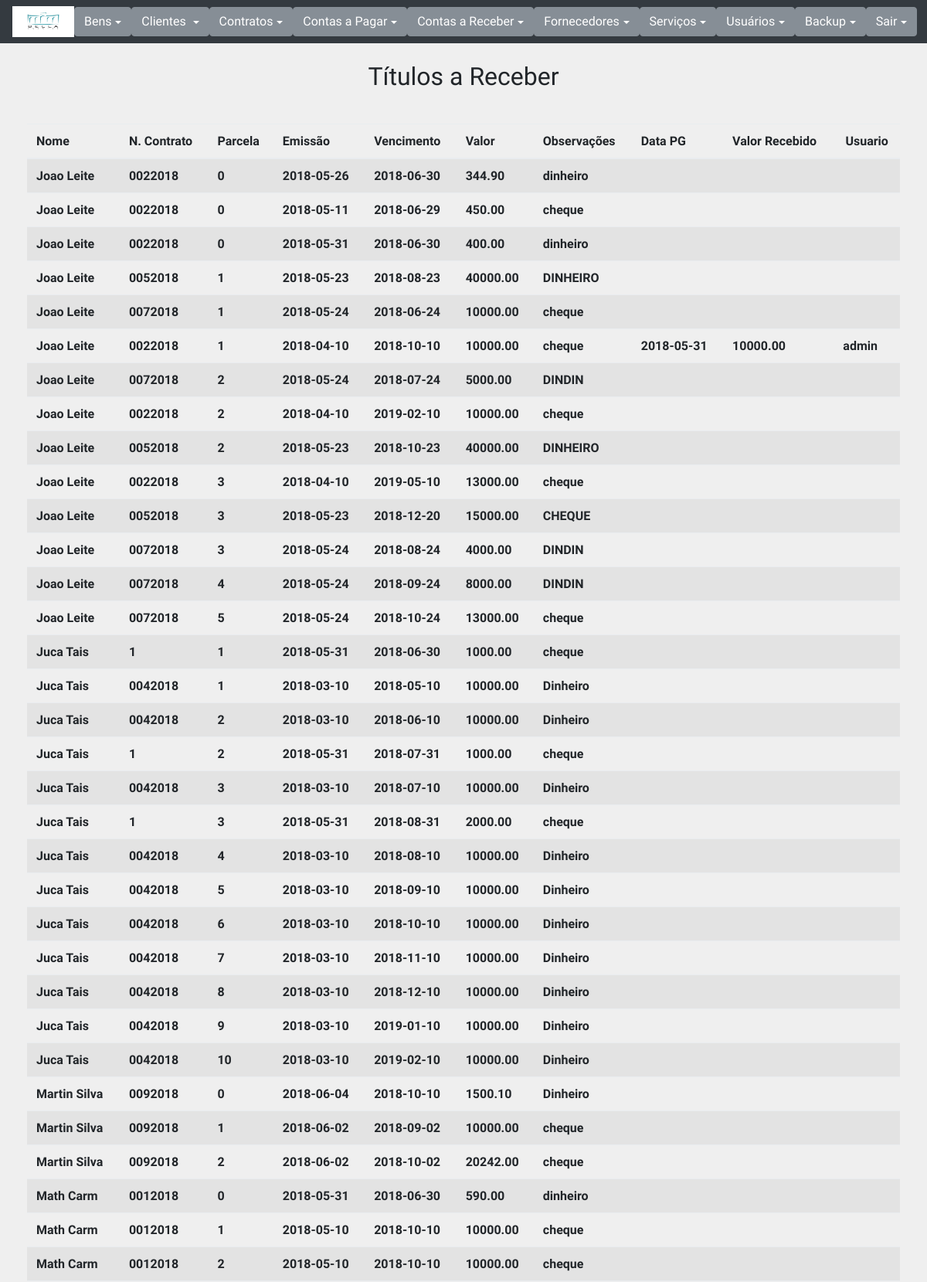
Screenshot of /listarTitulos.php (signed in, upper part) with the database file from the repository.
### tables this page shows
CREATE TABLE `parcelas` (
  `registro` int(11) NOT NULL AUTO_INCREMENT,
  `numcont` varchar(12) NOT NULL,
  `parcela` int(11) NOT NULL,
  `dataemissao` date NOT NULL,
  `datavenc` date NOT NULL,
  `valorparc` double(10,2) NOT NULL,
  `formapg` varchar(20) NOT NULL,
  `datapg` date DEFAULT NULL,
  `valorreb` double(10,2) DEFAULT NULL,
  `userid` int(11) DEFAULT NULL,
  PRIMARY KEY (`registro`),
  KEY `parcelas_contrato_fk` (`numcont`),
  KEY `parcelas_user_fk` (`userid`),
  CONSTRAINT `parcelas_contrato_fk` FOREIGN KEY (`numcont`) REFERENCES `contrato` (`num`),
  CONSTRAINT `parcelas_user_fk` FOREIGN KEY (`userid`) REFERENCES `usuario` (`id`)
);

CREATE TABLE `cliente` (
  `id` int(11) NOT NULL AUTO_INCREMENT,
  `nome` varchar(50) NOT NULL,
  `profissao` varchar(35) NOT NULL,
  `rg` varchar(7) NOT NULL,
  `cpf` varchar(11) NOT NULL,
  `fone1` varchar(15) NOT NULL,
  `fone2` varchar(15) NOT NULL,
  `email` varchar(80) NOT NULL,
  `cep` int(11) NOT NULL,
  `logradouro` varchar(60) NOT NULL,
  `numero` int(11) NOT NULL,
  `complemento` varchar(60) DEFAULT NULL,
  `bairro` varchar(40) NOT NULL,
  `cidade` varchar(50) NOT NULL,
  PRIMARY KEY (`id`)
);

CREATE TABLE `usuario` (
  `id` int(11) NOT NULL AUTO_INCREMENT,
  `login` varchar(20) NOT NULL,
  `nome` varchar(50) NOT NULL,
  `senha` varchar(80) NOT NULL,
  `tipo` char(1) NOT NULL,
  PRIMARY KEY (`id`),
  UNIQUE KEY `login` (`login`)
);

### listarTitulos.php (the view, shortened to what this page needs)
<?php
require "connect.php";
if(empty($_COOKIE['gerapdf'])){
	if (empty($_POST['nome'])){
		$nome = "1";
	}else{
		$auxnome = $_POST['nome'];
		$nome =" c.nome like '%$auxnome%'";
	}
	if(empty($_POST['num_cont'])){
		$num ="";
	}else{
		$auxnum = $_POST['num_cont'];
		$num ="and p.numcont = $auxnum";
	}
	if(empty($_POST['opcao'])){
		$opcao = " ";
		$auxop2 = 'todos';
	}
	if(empty($_POST['venc_datainicial'])){
		$venc1 = '1900-01-01';
	}else{
		$venc1 = $_POST['venc_datainicial'];
	}
	if(empty($_POST['venc_datafinal'])){
		$venc2 = '2999-12-31';
	}else{
		$venc2 = $_POST['venc_datafinal'];
	}
	$vencimento = "and p.datavenc between '$venc1' and '$venc2'";
	if(empty($_POST['emissao_datainicial'])){
		$emi1 = '1900-01-01';
	}else{
		$emi1 = $_POST['emissao_datainicial'];
	}
	if(empty($_POST['emissao_datafinal'])){
		$emi2 = '2999-12-31';
	}else{
		$emi2 = $_POST['emissao_datafinal'];
	}
	$emissao = "and p.dataemissao between '$emi1' and '$emi2'";
	if(empty($_POST['ord'])){
		$ord = " order by c.nome,p.parcela";
	}
	$allvar ="$nome $num $opcao $vencimento $emissao $ord";
}else{
	$allvar = $_COOKIE['gerapdf'];
	$auxop2 = $_COOKIE['op2'];
}
require "modelo.php";
?>
<div align="center"><h2>Títulos a Receber<br><br></h2></div>
<div class='table-responsive col-md-12'>
        <table class='table table-striped'>
            <thead>
                <tr>
<?php
					echo "<th>Nome</th>";
                    echo "<th>N. Contrato</th>";
					echo "<th>Parcela</th>";
					echo "<th>Emissão</th>";
					echo "<th>Vencimento</th>";
					echo "<th>Valor</th>";
					echo "<th>Observações</th>";
                    if($auxop2=='abertos'){
						echo "<th class='actions text-center'>Ação</th>";
					}elseif($auxop2=='baixados'){
						echo "<th>Data PG</th>";
						echo "<th>Valor Recebido</th>";
						echo "<th class='actions text-center'>Usuario</th>";
						echo "<th class='actions text-center'>Ação</th>";
					}elseif($auxop2=='todos'){
						echo "<th>Data PG</th>";
						echo "<th>Valor Recebido</th>";
						echo "<th class='actions text-center'>Usuario</th>";
					}
?>
                </tr>
            </thead>
    </div>
	<tbody>
<?php
		$sql ="select p.registro as registro, c.nome as nome, p.numcont as numcont, p.parcela as parcela, p.valorparc as valorparc, p.dataemissao as dataemissao, p.datavenc as datavenc, p.formapg as formapg, p.datapg as datapg, p.valorreb as valorreb, u.nome as usuario from parcelas p inner join contrato con on p.numcont = con.num inner join cliente c on c.id = con.idcliente left join usuario u on p.userid=u.id where $allvar ";
		$resultado = $con->prepare($sql);
		$resultado->execute();
        while ($row = $resultado->fetchObject()) {
            $id=$row->registro;
            echo "<tr>";
            echo "<td><b>{$row->nome}</b></td>";
			echo "<td><b>{$row->numcont}</b></td>";
			echo "<td><b>{$row->parcela}</b></td>";
			echo "<td><b>{$row->dataemissao}</b></td>";
			echo "<td><b>{$row->datavenc}</b></td>";
			echo "<td><b>{$row->valorparc}</b></td>";
			echo "<td><b>{$row->formapg}</b></td>";
            if($auxop2=='abertos'){
			echo "<td>
				<form name=baixa method='post' action='baixaTitulos.php'>
					<input type='hidden' name='baixatitulo' value='$id' />
					<input type='submit' onclick='confirmabaixa()' value='Baixar' />
				</form></td>
				";
			}elseif($auxop2=='todos'){
				echo "<td><b>{$row->datapg}</b></td>";
				echo "<td><b>{$row->valorreb}</b></td>";
				echo "<td><b>{$row->usuario}</b></td>";
			}
            echo "</tr>";
            }
?>
    </tbody>
</body>
</html>

### css/style.css (style rules this page uses)
html, body { background: #efefef; padding: 10px; font-family: 'Varela Round'; }

### css/nav.css (style rules this page uses)
body { min-height: 75rem; padding-top: 4.5rem; }

### rows the page displays
parcelas: cliente.nome "Joao Leite", numcont "0022018", parcela "0", dataemissao "2018-05-26", datavenc "2018-06-30", valorparc "344.90", formapg "dinheiro"
parcelas: cliente.nome "Joao Leite", numcont "0022018", parcela "0", dataemissao "2018-05-11", datavenc "2018-06-29", valorparc "450.00", formapg "cheque"
parcelas: cliente.nome "Joao Leite", numcont "0022018", parcela "0", dataemissao "2018-05-31", datavenc "2018-06-30", valorparc "400.00", formapg "dinheiro"
parcelas: cliente.nome "Joao Leite", numcont "0052018", parcela "1", dataemissao "2018-05-23", datavenc "2018-08-23", valorparc "40000.00", formapg "DINHEIRO"
parcelas: cliente.nome "Joao Leite", numcont "0072018", parcela "1", dataemissao "2018-05-24", datavenc "2018-06-24", valorparc "10000.00", formapg "cheque"
parcelas: cliente.nome "Joao Leite", numcont "0022018", parcela "1", dataemissao "2018-04-10", datavenc "2018-10-10", valorparc "10000.00", formapg "cheque", datapg "2018-05-31", valorreb "10000.00", userid.nome "admin"
parcelas: cliente.nome "Joao Leite", numcont "0072018", parcela "2", dataemissao "2018-05-24", datavenc "2018-07-24", valorparc "5000.00", formapg "DINDIN"
parcelas: cliente.nome "Joao Leite", numcont "0022018", parcela "2", dataemissao "2018-04-10", datavenc "2019-02-10", valorparc "10000.00", formapg "cheque"
parcelas: cliente.nome "Joao Leite", numcont "0052018", parcela "2", dataemissao "2018-05-23", datavenc "2018-10-23", valorparc "40000.00", formapg "DINHEIRO"
parcelas: cliente.nome "Joao Leite", numcont "0022018", parcela "3", dataemissao "2018-04-10", datavenc "2019-05-10", valorparc "13000.00", formapg "cheque"
parcelas: cliente.nome "Joao Leite", numcont "0052018", parcela "3", dataemissao "2018-05-23", datavenc "2018-12-20", valorparc "15000.00", formapg "CHEQUE"
parcelas: cliente.nome "Joao Leite", numcont "0072018", parcela "3", dataemissao "2018-05-24", datavenc "2018-08-24", valorparc "4000.00", formapg "DINDIN"
parcelas: cliente.nome "Joao Leite", numcont "0072018", parcela "4", dataemissao "2018-05-24", datavenc "2018-09-24", valorparc "8000.00", formapg "DINDIN"
parcelas: cliente.nome "Joao Leite", numcont "0072018", parcela "5", dataemissao "2018-05-24", datavenc "2018-10-24", valorparc "13000.00", formapg "cheque"
parcelas: cliente.nome "Juca Tais", numcont "1", parcela "1", dataemissao "2018-05-31", datavenc "2018-06-30", valorparc "1000.00", formapg "cheque"
parcelas: cliente.nome "Juca Tais", numcont "0042018", parcela "1", dataemissao "2018-03-10", datavenc "2018-05-10", valorparc "10000.00", formapg "Dinheiro"
parcelas: cliente.nome "Juca Tais", numcont "0042018", parcela "2", dataemissao "2018-03-10", datavenc "2018-06-10", valorparc "10000.00", formapg "Dinheiro"
parcelas: cliente.nome "Juca Tais", numcont "1", parcela "2", dataemissao "2018-05-31", datavenc "2018-07-31", valorparc "1000.00", formapg "cheque"
parcelas: cliente.nome "Juca Tais", numcont "0042018", parcela "3", dataemissao "2018-03-10", datavenc "2018-07-10", valorparc "10000.00", formapg "Dinheiro"
parcelas: cliente.nome "Juca Tais", numcont "1", parcela "3", dataemissao "2018-05-31", datavenc "2018-08-31", valorparc "2000.00", formapg "cheque"
parcelas: cliente.nome "Juca Tais", numcont "0042018", parcela "4", dataemissao "2018-03-10", datavenc "2018-08-10", valorparc "10000.00", formapg "Dinheiro"
parcelas: cliente.nome "Juca Tais", numcont "0042018", parcela "5", dataemissao "2018-03-10", datavenc "2018-09-10", valorparc "10000.00", formapg "Dinheiro"
parcelas: cliente.nome "Juca Tais", numcont "0042018", parcela "6", dataemissao "2018-03-10", datavenc "2018-10-10", valorparc "10000.00", formapg "Dinheiro"
parcelas: cliente.nome "Juca Tais", numcont "0042018", parcela "7", dataemissao "2018-03-10", datavenc "2018-11-10", valorparc "10000.00", formapg "Dinheiro"
parcelas: cliente.nome "Juca Tais", numcont "0042018", parcela "8", dataemissao "2018-03-10", datavenc "2018-12-10", valorparc "10000.00", formapg "Dinheiro"
parcelas: cliente.nome "Juca Tais", numcont "0042018", parcela "9", dataemissao "2018-03-10", datavenc "2019-01-10", valorparc "10000.00", formapg "Dinheiro"
parcelas: cliente.nome "Juca Tais", numcont "0042018", parcela "10", dataemissao "2018-03-10", datavenc "2019-02-10", valorparc "10000.00", formapg "Dinheiro"
parcelas: cliente.nome "Martin Silva", numcont "0092018", parcela "0", dataemissao "2018-06-04", datavenc "2018-10-10", valorparc "1500.10", formapg "Dinheiro"
parcelas: cliente.nome "Martin Silva", numcont "0092018", parcela "1", dataemissao "2018-06-02", datavenc "2018-09-02", valorparc "10000.00", formapg "cheque"
parcelas: cliente.nome "Martin Silva", numcont "0092018", parcela "2", dataemissao "2018-06-02", datavenc "2018-10-02", valorparc "20242.00", formapg "cheque"
parcelas: cliente.nome "Math Carm", numcont "0012018", parcela "0", dataemissao "2018-05-31", datavenc "2018-06-30", valorparc "590.00", formapg "dinheiro"
parcelas: cliente.nome "Math Carm", numcont "0012018", parcela "1", dataemissao "2018-05-10", datavenc "2018-10-10", valorparc "10000.00", formapg "cheque"
parcelas: cliente.nome "Math Carm", numcont "0012018", parcela "2", dataemissao "2018-05-10", datavenc "2018-10-10", valorparc "10000.00", formapg "cheque"
